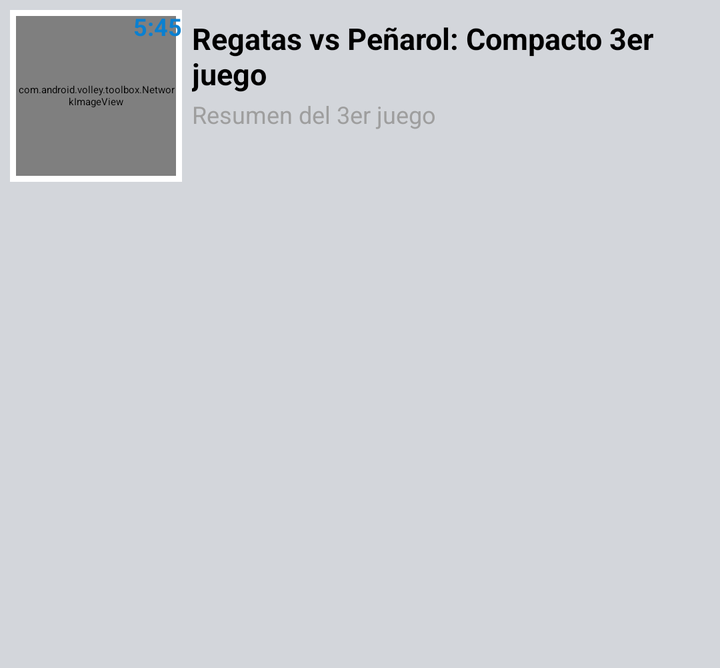
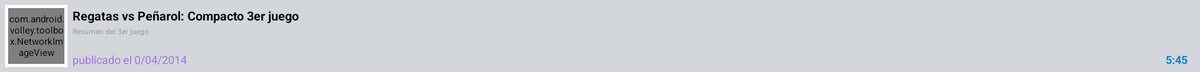

The same Android screen from two of the app's own layout files: first res/layout/ as a phone draws it, then the repository's variant for another configuration, drawn on a device whose configuration selects that folder. Both files follow.
<!-- AndroidManifest.xml: application theme Theme.Sherlock.Light.DarkActionBar -->
<!-- res/layout/youtube_video_list_item.xml -->
<?xml version="1.0" encoding="utf-8"?>

<RelativeLayout xmlns:android="http://schemas.android.com/apk/res/android"
    android:layout_width="fill_parent"
    android:layout_height="wrap_content"
    android:background="@color/feed_bg"
    android:orientation="horizontal"
    android:padding="5dip" >

    
    <LinearLayout android:id="@+id/thumbnail"
        android:layout_width="wrap_content"
        android:layout_height="wrap_content"
        android:padding="3dip"
        android:layout_alignParentLeft="true"
        android:background="@color/white"
        android:layout_marginRight="5dip">

        <com.android.volley.toolbox.NetworkImageView
               android:id="@+id/thumbImg"
               android:layout_width="80dp"
               android:layout_height="80dp" />

    </LinearLayout>

    
    <TextView
        android:id="@+id/titleVideo"
        android:layout_width="wrap_content"
        android:layout_height="wrap_content"
        android:layout_alignTop="@+id/thumbnail"
        android:layout_toRightOf="@+id/thumbnail"
        android:text="Regatas vs Peñarol: Compacto 3er juego"
        android:textColor="@color/black"
        android:typeface="sans"
        android:textSize="15sp"
        android:textStyle="bold" android:layout_marginTop="4dp"/>

    
        <TextView android:id="@+id/descripcionVideo" android:layout_width="wrap_content" android:layout_height="wrap_content"
                  android:text="Resumen del 3er juego" android:textColor="@color/text_color_noticia_detalle" android:typeface="sans"
                  android:textSize="12sp"
                  android:layout_below="@+id/titleVideo" android:layout_toRightOf="@+id/thumbnail"
                  android:layout_marginTop="2dp"/>

    
    <TextView
        android:id="@+id/fecha"
        android:layout_width="fill_parent"
        android:layout_height="wrap_content"
        android:textColor="@color/purple_light"
        android:textSize="12sp"
        android:text="publicado el 23/05/2014"
        android:layout_alignBaseline="@+id/duration" android:layout_alignBottom="@+id/duration"
        android:layout_toLeftOf="@+id/duration" android:layout_toRightOf="@+id/thumbnail"/>

    
    <TextView
        android:id="@+id/duration"
        android:layout_width="wrap_content"
        android:layout_height="wrap_content"
        android:gravity="right"
        android:text="5:45"
        android:textSize="12sp"
        android:textColor="@color/link"
        android:textStyle="bold"
        android:layout_alignParentTop="true" android:layout_alignRight="@+id/thumbnail"
        android:layout_alignEnd="@+id/thumbnail"/>

     
     <ImageView android:layout_width="wrap_content"
        android:layout_height="wrap_content"
        android:src="@drawable/arrow"
        android:layout_alignParentRight="true"
        android:layout_centerVertical="true" android:id="@+id/imageView" android:paddingLeft="4dp"/>

</RelativeLayout>
<!-- resources referenced by this layout -->
<resources>
  <color name="black">#000000</color>
  <color name="feed_bg">#d3d6db</color>
  <color name="link">#0a80d1</color>
  <color name="purple_light">#a276eb</color>
  <color name="text_color_noticia_detalle">#9e9e9e</color>
  <color name="white">#ffffff</color>
</resources>
<!-- res/layout-xlarge-land/youtube_video_list_item.xml (the repository's variant of the layout above) -->
<!-- drawn on a large tablet held sideways -->
<?xml version="1.0" encoding="utf-8"?>

<RelativeLayout xmlns:android="http://schemas.android.com/apk/res/android"
    android:layout_width="fill_parent"
    android:layout_height="wrap_content"
    android:background="@color/feed_bg"
    android:orientation="horizontal"
    android:padding="5dip" >

    
    <LinearLayout android:id="@+id/thumbnail"
        android:layout_width="wrap_content"
        android:layout_height="wrap_content"
        android:padding="3dip"
        android:layout_alignParentLeft="true"
        android:background="@color/white"
        android:layout_marginRight="5dip">

        <com.android.volley.toolbox.NetworkImageView
               android:id="@+id/thumbImg"
               android:layout_width="60dp"
               android:layout_height="60dp" />

    </LinearLayout>


    <TextView
        android:id="@+id/titleVideo"
        android:layout_width="wrap_content"
        android:layout_height="wrap_content"
        android:layout_alignTop="@+id/thumbnail"
        android:layout_toRightOf="@+id/thumbnail"
        android:text="Regatas vs Peñarol: Compacto 3er juego"
        android:textColor="@color/black"
        android:typeface="sans"  android:textStyle="bold"
        android:textSize="13sp"
        android:layout_marginTop="2dp"/>

    
    <TextView android:id="@+id/descripcionVideo" android:layout_width="wrap_content" android:layout_height="wrap_content"
              android:text="Resumen del 3er juego"    android:textColor="@color/text_color_noticia_detalle" android:typeface="sans"
              android:textSize="8sp"
              android:layout_below="@+id/titleVideo" android:layout_toRightOf="@+id/thumbnail"
              android:layout_marginTop="2dp"/>
    <TextView
        android:id="@+id/fecha"
        android:layout_width="fill_parent"
        android:layout_height="wrap_content"
        android:textColor="@color/purple_light"
        android:textSize="12sp"
        android:text="publicado el 0/04/2014"
        android:layout_alignBaseline="@+id/duration" android:layout_alignBottom="@+id/duration"
        android:layout_toLeftOf="@+id/duration" android:layout_toRightOf="@+id/thumbnail"/>

    
    <TextView
        android:id="@+id/duration"
        android:layout_width="wrap_content"
        android:layout_height="wrap_content"
        android:gravity="right"
        android:text="5:45"
        android:textSize="12sp"
        android:textColor="@color/link"
        android:textStyle="bold"
        android:layout_alignBottom="@+id/thumbnail" android:layout_toLeftOf="@+id/imageView"/>

     
     <ImageView android:layout_width="wrap_content"
        android:layout_height="wrap_content"
        android:src="@drawable/arrow"
        android:layout_alignParentRight="true"
        android:layout_centerVertical="true" android:id="@+id/imageView" android:paddingLeft="8dp"/>

</RelativeLayout>
